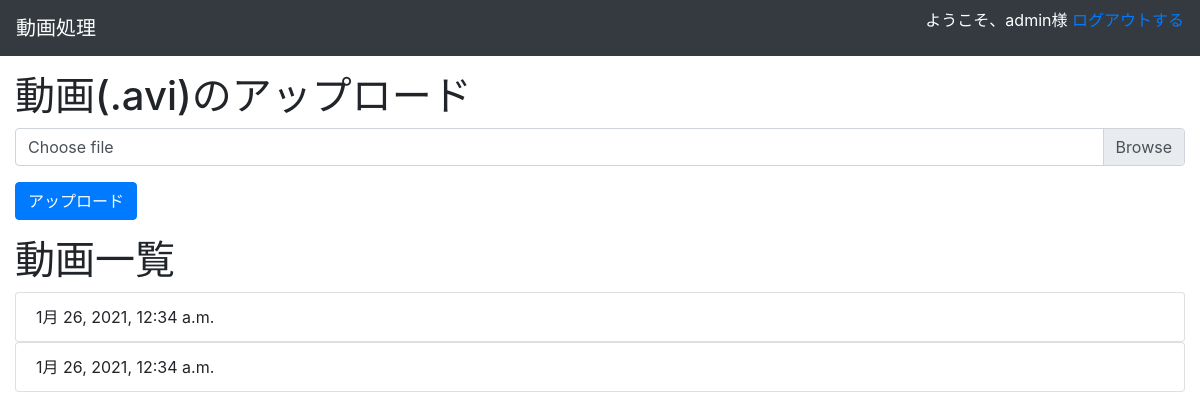
The page /processer/?upload_by= (signed in) on the database its author committed.
### processer/models.py (models this page shows, shortened)
class Video(models.Model):
    upload = models.FileField(upload_to="upload/")
    upload_at = models.DateTimeField(default=timezone.now)
    upload_by = models.CharField(max_length=150, default="")
    firstFrameURL = models.CharField(max_length=200, default="")
    basename = models.CharField(max_length=200, default="")

### processer/views.py (the view, shortened to what this page needs)
# urls.py: path("", views.Index.as_view(), name="index"),
class Index(View):
    def get(self, request):
        objs = Video.objects.all()
        if 'upload_by' in request.GET.keys():
            objs = objs.filter(upload_by=request.GET['upload_by'])
        form = FileUploadForm()
        context = {
            'form': form,
            'objs': objs[::-1],
        }
        if 'upload_by' in request.GET.keys():
            context['text'] = request.GET['upload_by']
        return render(request, 'processer/index.html', context)

### processer/forms.py
class FileUploadForm(forms.ModelForm):
    class Meta:
        model = Video
        fields = ('upload',)

### processer/templates/processer/index.html (shortened to what this page needs)
{% extends 'processer/base.html' %}
{% block content %}
{% if form %}
<div class="mt-3 mb-3">
    <div class="h1 mb-2">動画(.avi)のアップロード</div>
    <form action="{% url 'processer:index' %}" method="POST" enctype="multipart/form-data">
        <div class="form-group">
            <div class="custom-file">
                <label class="custom-file-label" for="inputFile">Choose file</label>
            </div>
        </div>
        <input class="submit btn btn-primary" type="submit" value="アップロード">
    </form>
</div>
{% endif %}
<div class="mt-3">
    <div class="h1">
        動画一覧
    </div>
    {% if objs %}
    <div>
        {% for obj in objs %}
        <ul class="list-group">
            <li class="list-group-item">
                <div>
                    <div>
                        <a href="{% url 'processer:index'%}?upload_by={{ obj.upload_by}}">{{ obj.upload_by}}</a> {{obj.upload_at}}
                    </div>
                </div>
            </li>
        </ul>
        {% endfor %}
    </div>
</div>
{% endif %}
{% endblock %}

### processer/templates/processer/base.html (shortened to what this page needs)
{% load static %}
<!DOCTYPE html>
<html>
    <head>
        <link rel="stylesheet" href="{% static 'processer/css/bootstrap.css' %}">
    </head>
    <body>
        <nav class="navbar navbar-dark bg-dark">
            <a class="navbar-brand" href="#">動画処理</a>
            {% if user.id %}
            <p>
                <span class="text-white">ようこそ、{{ user.username }}様</span>
                <a href="{% url 'accounts:logout' %}?next={{ request.path }}">ログアウトする</a>
            </p>
            {% else %}
            <p>
                <a href="{% url 'accounts:login' %}?next={{ request.path }}">ログイン</a>
                <a href="{% url 'accounts:create' %}?next={{ request.path }}">アカウント作成</a>
            </p>
            {% endif %}
        </nav>
        {% if user.id %}
        <div class="container-fluid">
            {% block content %}
            {% endblock %}
        </div>
        {% else %}
        ログインしてください
        {% endif %}
    </body>
</html>

### rows shown on the page
Video: upload_at "1月 26, 2021, 12:34 a.m."
Video: upload_at "1月 26, 2021, 12:34 a.m."

### other values the page prints
{{ user.username }} "admin"
